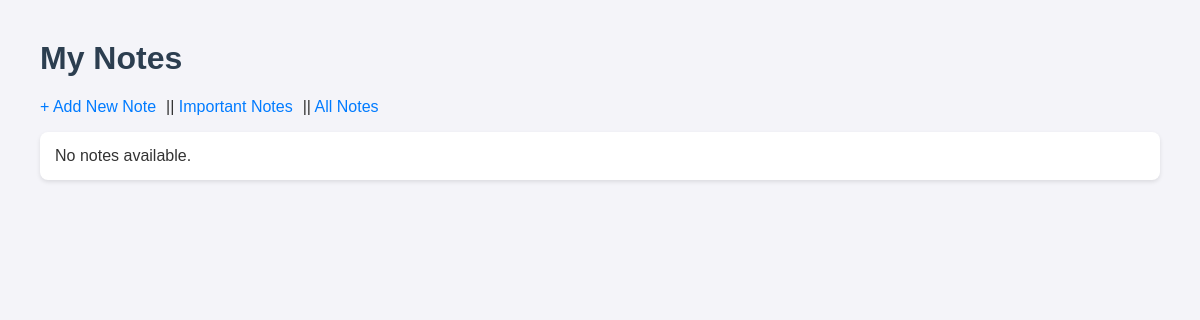
Page /notes/ on the earlier database version.
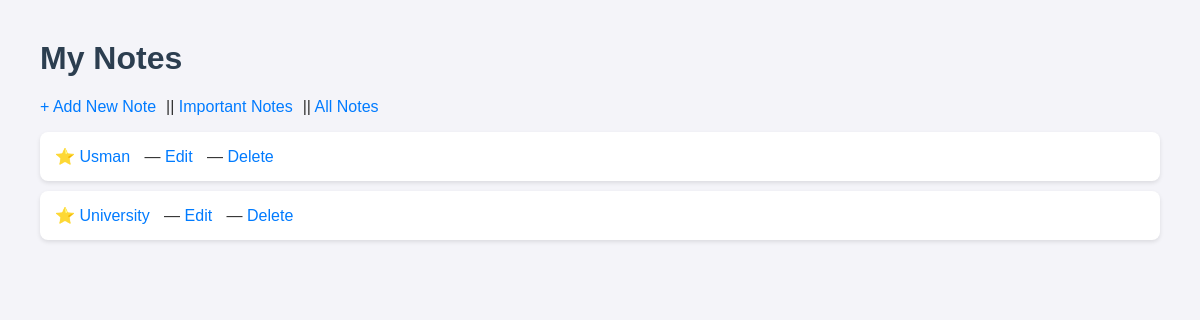
Same page on the later database version.
### notes/models.py (models this page shows, shortened)
class Note(models.Model):
    title = models.CharField(max_length=100)
    content = models.TextField()
    is_important = models.BooleanField(default=False)
    created = models.DateTimeField(auto_now_add=True)

### notes/views.py (the view)
# urls.py: path('notes/',views.note_list,name="note_list"),
def note_list(request):
    notes = Note.objects.all().order_by("-created")
    return render(request,"notes/note_list.html",{"notes":notes})

### notes/templates/notes/note_list.html
{% extends 'notes/base.html' %}
{% block content %}
    <h1>My Notes</h1>
    <p><a href="{% url 'note_create' %}">+ Add New Note</a>||
    <a href="{% url 'important_notes' %}">Important Notes</a>||
    <a href="{% url 'note_list' %}">All Notes</a></p>
    <ul>
        {% for note in notes %}
        <li>
            {% if note.is_important %}⭐{% endif %}
            <a href="{% url 'note_detail' note.pk %}">{{ note.title }}</a>
            — <a href="{% url 'note_edit' note.pk %}">Edit</a>
            — <a href="{% url 'note_delete' note.pk %}">Delete</a>
        </li>
        {% empty %}
        <li>No notes available.</li>
        {% endfor %}
    </ul>
{% endblock %}

Differences in the rows shown:
added Note: title "Usman"
added Note: title "University"
Other differences:
text no longer shown: "No notes available."
